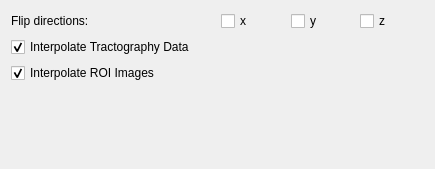
     <widget class="QWidget" name="page_data">
      <property name="geometry">
       <rect>
        <x>0</x>
        <y>0</y>
        <width>435</width>
        <height>169</height>
       </rect>
      </property>
      <attribute name="label">
       <string>Data Handling</string>
      </attribute>
      <attribute name="toolTip">
       <string>Specify interpolation and direction flips.</string>
      </attribute>
      <layout class="QGridLayout" name="gridLayout_6">
       <item row="1" column="0">
        <widget class="QFrame" name="frame_3">
         <property name="frameShape">
          <enum>QFrame::NoFrame</enum>
         </property>
         <property name="frameShadow">
          <enum>QFrame::Raised</enum>
         </property>
         <layout class="QGridLayout" name="gridLayout_7">
          <property name="leftMargin">
           <number>0</number>
          </property>
          <property name="topMargin">
           <number>0</number>
          </property>
          <property name="rightMargin">
           <number>0</number>
          </property>
          <property name="bottomMargin">
           <number>0</number>
          </property>
          <item row="0" column="0">
           <widget class="QCheckBox" name="m_InterpolationBox">
            <property name="toolTip">
             <string>Trilinearly interpolate the input image used for tractography.</string>
            </property>
            <property name="text">
             <string>Interpolate Tractography Data</string>
            </property>
            <property name="checked">
             <bool>true</bool>
            </property>
           </widget>
          </item>
          <item row="1" column="0">
           <widget class="QCheckBox" name="m_MaskInterpolationBox">
            <property name="toolTip">
             <string>Trilinearly interpolate the ROI images used to constrain the tractography.</string>
            </property>
            <property name="text">
             <string>Interpolate ROI Images</string>
            </property>
            <property name="checked">
             <bool>true</bool>
            </property>
           </widget>
          </item>
         </layout>
        </widget>
       </item>
       <item row="0" column="0">
        <widget class="QFrame" name="frame_2">
         <property name="frameShape">
          <enum>QFrame::NoFrame</enum>
         </property>
         <property name="frameShadow">
          <enum>QFrame::Raised</enum>
         </property>
         <layout class="QGridLayout" name="gridLayout_3">
          <property name="leftMargin">
           <number>0</number>
          </property>
          <property name="topMargin">
           <number>0</number>
          </property>
          <property name="rightMargin">
           <number>0</number>
          </property>
          <property name="bottomMargin">
           <number>0</number>
          </property>
          <item row="7" column="1">
           <widget class="QFrame" name="frame">
            <property name="frameShape">
             <enum>QFrame::NoFrame</enum>
            </property>
            <property name="frameShadow">
             <enum>QFrame::Raised</enum>
            </property>
            <layout class="QGridLayout" name="gridLayout_4">
             <property name="leftMargin">
              <number>0</number>
             </property>
             <property name="topMargin">
              <number>0</number>
             </property>
             <property name="rightMargin">
              <number>0</number>
             </property>
             <property name="bottomMargin">
              <number>0</number>
             </property>
             <item row="0" column="0">
              <widget class="QCheckBox" name="m_FlipXBox">
               <property name="toolTip">
                <string>Internally flips progression directions. This might be necessary depending on the input data.</string>
               </property>
               <property name="text">
                <string>x</string>
               </property>
              </widget>
             </item>
             <item row="0" column="1">
              <widget class="QCheckBox" name="m_FlipYBox">
               <property name="toolTip">
                <string>Internally flips progression directions. This might be necessary depending on the input data.</string>
               </property>
               <property name="text">
                <string>y</string>
               </property>
              </widget>
             </item>
             <item row="0" column="2">
              <widget class="QCheckBox" name="m_FlipZBox">
               <property name="toolTip">
                <string>Internally flips progression directions. This might be necessary depending on the input data.</string>
               </property>
               <property name="text">
                <string>z</string>
               </property>
              </widget>
             </item>
            </layout>
           </widget>
          </item>
          <item row="7" column="0">
           <widget class="QLabel" name="m_SeedsPerVoxelLabel_3">
            <property name="toolTip">
             <string/>
            </property>
            <property name="text">
             <string>Flip directions:</string>
            </property>
           </widget>
          </item>
         </layout>
        </widget>
       </item>
       <item row="2" column="0">
        <spacer name="verticalSpacer_4">
         <property name="orientation">
          <enum>Qt::Vertical</enum>
         </property>
         <property name="sizeHint" stdset="0">
          <size>
           <width>20</width>
           <height>40</height>
          </size>
         </property>
        </spacer>
       </item>
      </layout>
     </widget>
